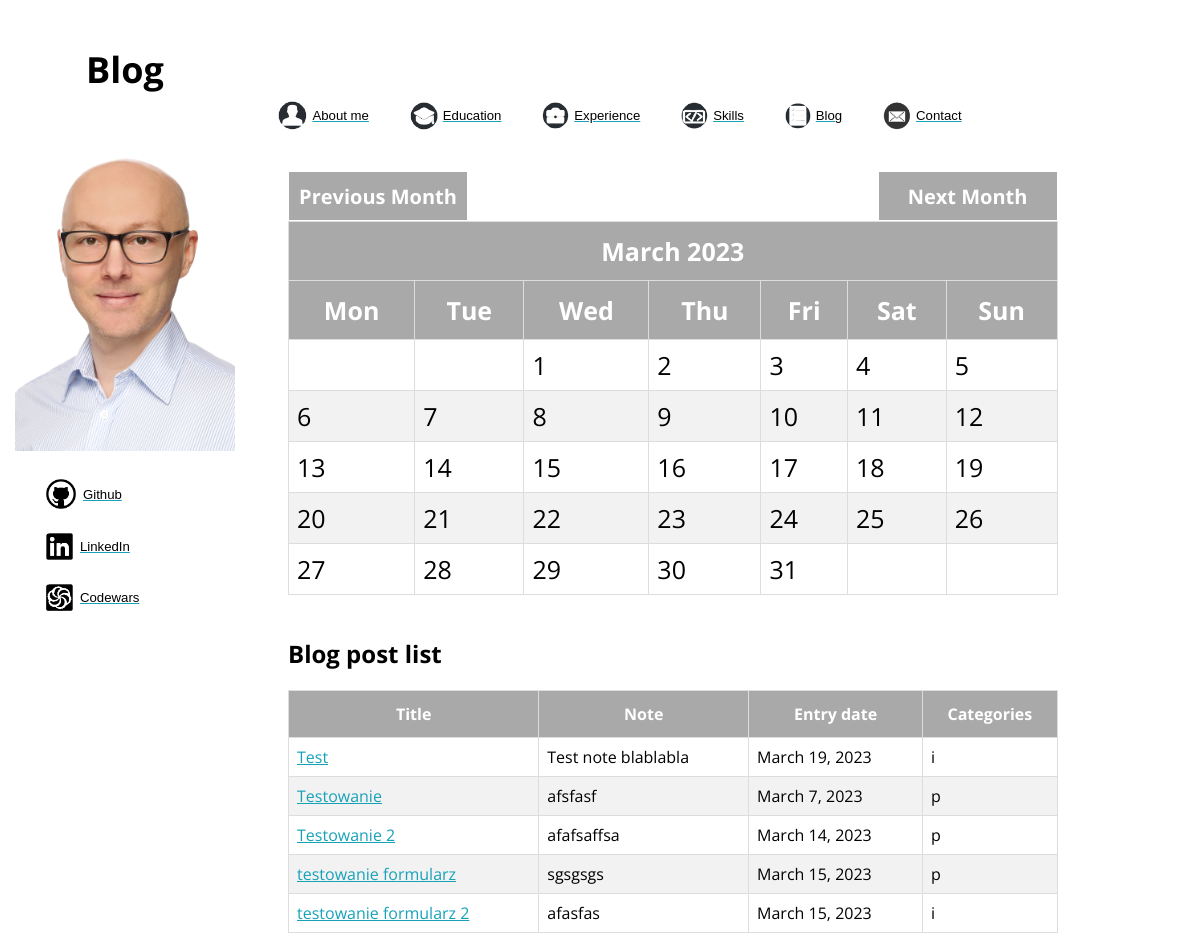
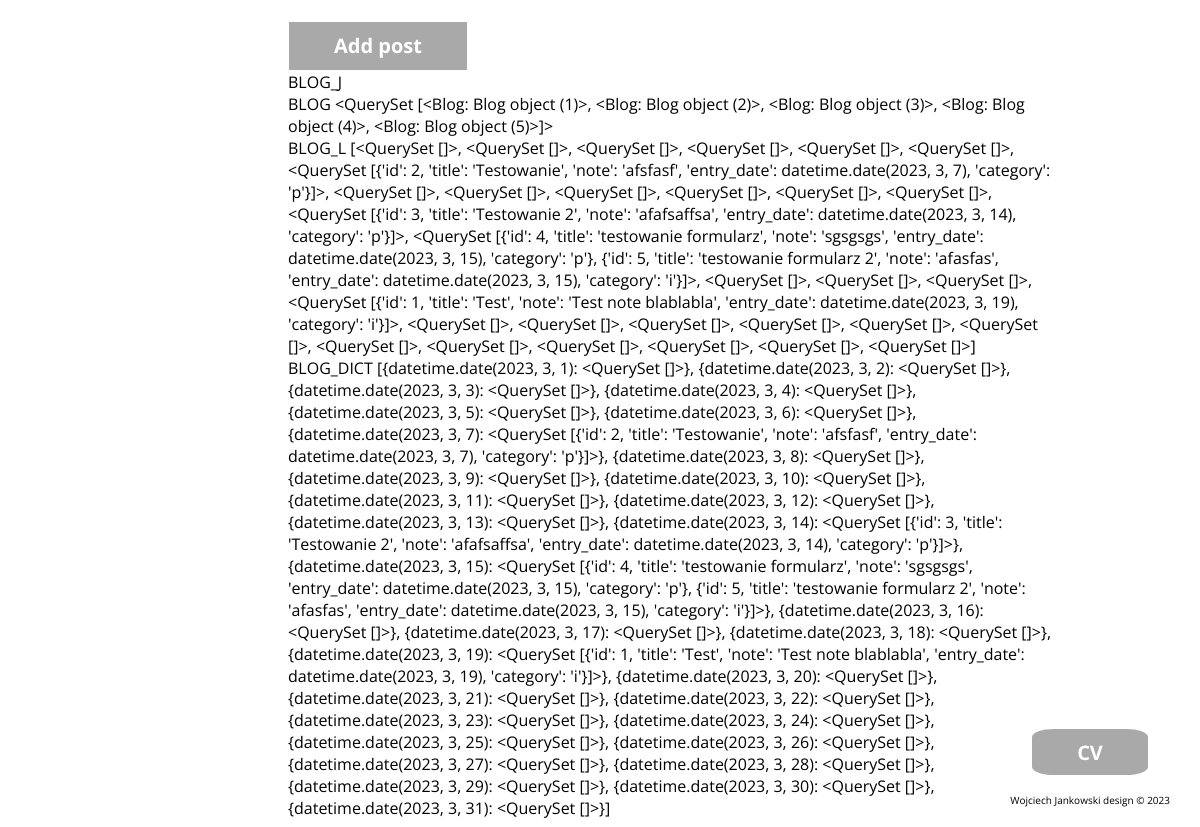
The page /blog/calendar_current/ on the database its author committed (2 pictures, top to bottom).
### blog/models.py (models this page shows)
class Blog(models.Model):
    title = models.CharField(max_length=200)
    note = models.TextField()
    entry_date = models.DateField()
    category = models.CharField(max_length=1, choices=(("p", "programming"), ("i", "interests"), ("l", "life")))
    class Meta:
        verbose_name = "Blog"
        verbose_name_plural = "Blog"

### blog/views.py (the view)
# urls.py: path("calendar_current/", views.calendar_current, name="calendar_current"),
def calendar_current(request):
    month = datetime.now().month
    year = datetime.now().year
    cal = HTMLCalendar().formatmonth(year, month)
    days = []
    for i in range(1, 32):
        try:
            day = date(int(year), int(month), int(i))
            days.append(day)
        except ValueError:
            break
    blog = Blog.objects.all()
    blog_l = []
    for day in days:
        blog_date = Blog.objects.filter(entry_date=day).values()
        blog_l.append(blog_date)
    date_blog_dict = [{k: v} for k, v in zip(days, blog_l)]
    prev = None
    next = None
    if month > 1:
        prev = f'{year}/{month - 1}'
    elif month == 1:
        prev = f"{year - 1}/{month + 11}"
    if month < 12:
        next = f'{year}/{month + 1}'
    elif month == 12:
        next = f"{year + 1}/{month - 11}"
    ctx = {"year": year,
           "month": month,
           "cal": cal,
           "prev": prev,
           "next": next,
           "days": days,
           "blog": blog,
           "blog_l": blog_l,
           "date_blog_dict": date_blog_dict,
           }
    return render(request=request, template_name="blog/calendar_current.html", context=ctx)

### blog/templates/blog/calendar_current.html (shortened to what this page needs)
{% extends "aboutme/base.html" %}
{% load static %}
{% block header %}
<div class="vertical">
    <h1 class="page_name">Blog</h1>
    <img id="face" src="{% static 'aboutme/images/face.png' %}">
    {% include "aboutme/left_menu.html" %}
</div>
<header>
    {% include "aboutme/header_menu.html" %}
</header>
{% endblock %}
{% block main_content %}
<div class="container">
      {% include 'blog/calendar_block.html' %}
        </div>
{% endblock %}

### blog/templates/blog/calendar_block.html (shortened to what this page needs)
{% load static %}
<a href="{% url 'calendar_current' %}{{ prev }}">
    <button class="next" style="display:inline-block;">Previous Month</button></a>
<a href="{% url 'calendar_current' %}{{ next }}">
    <button class="next" style="float:right;">Next Month</button></a>
    <div class="cal">
    {{ cal|safe}}
        <br>
        <h2>Blog post list</h2>
<table id="data">
    <thead>
      <tr><th>Title</th><th>Note</th><th>Entry date</th><th>Categories</th></tr>
      </thead>
      <tbody>
      {% for post in blog %}
         <tr>
             <td><a href="{% url 'post_detail' post.id %}">{{ post.title }}</td>
             <td>{{ post.note }}</td>
             <td>{{ post.entry_date }} </a> </td>
             <td>{{ post.category }}</td>
         </tr>
      {% endfor %}
      </tbody>
  </table>
        <br>
        <a href="{% url 'post_create' %}">
    <button class="next" style="display:inline-block;">Add post</button></a>
        <br>
        BLOG_J
        <br>
                BLOG
        {{ blog }}
        <br>
        BLOG_L
        {{ blog_l }}
        <br>
        BLOG_DICT
        {{ date_blog_dict }}
    <a href="{% static 'aboutme/files/cv.pdf' %}"><button class="button">CV</button></a>

### aboutme/static/aboutme/css/style.css (style rules this page uses)
html { font-family: 'Open Sans', sans-serif; }
body { background-size: 100% 100%; background-repeat: no-repeat; background-position: top; background-attachment: fixed; }
h1 { display: flex; margin-top: 50; position: relative; align-items: center; justify-content: space-around; width: 250px; text-align: center; }
header { margin-top: 100px; margin-left: 250px; margin-right: 210px; top: 50; padding: 0%; position: relative; }
.vertical { position: absolute; position: fixed; height: 100%; width: 250px; top: 0; left: 0; align-items: center; }
.page_name { margin-top: 45px; font-size: 3vw; }
#face { margin-top: 15px; margin-left: 15px; max-width: 220px; height:auto; align-items: center; }
.button { position: fixed; bottom: 50px; right: 50px; background-color: darkgrey; border: 2px solid white; border-radius: 20%; width: 120px; height: 50px; font-size: 20px; color: white; font-weight: bold; cursor: pointer; transition: all 0.25s; font-family: 'Open Sans', sans-serif; }
.next { background-color: darkgrey; border: 1px solid white; width: 180px; height: 50px; font-size: 20px; color: white; font-weight: bold; cursor: pointer; transition: all 0.25s; font-family: 'Open Sans', sans-serif; }
.container { width: 65%; height: auto; margin-left:280px; margin-top:40px; }
#data { border-collapse: collapse; width: 100%; border-radius: 10%; }
#data td, #data th { border: 1px solid #ddd; padding: 8px; }
#data tr:nth-child(even) { background-color: #f2f2f2; }
#data th { padding-top: 12px; padding-bottom: 12px; text-align: center; background-color: darkgrey; color: white; }
.month { font-size: 25px; }
a { color: #17a2b8; }
.month { border-collapse: collapse; width: 100%; }
.month td, .month th { border: 1px solid #ddd; padding: 8px; }
.month tr:nth-child(even) { background-color: #f2f2f2; }
.month th { padding-top: 12px; padding-bottom: 12px; text-align: center; background-color: darkgrey; color: white; }

### rows shown on the page
Blog: title "Test", note "Test note blablabla", entry_date "March 19, 2023", category "i", id "<QuerySet [<Blog: Blog object (1)>, <Blog: Blog object (2)>, <Blog: Blog object (3)>, <Blog: Blog object (4)>, <Blog: Blog object (5)>]>"
Blog: title "Testowanie", note "afsfasf", entry_date "March 7, 2023", category "p"
Blog: title "Testowanie 2", note "afafsaffsa", entry_date "March 14, 2023", category "p"
Blog: title "testowanie formularz", note "sgsgsgs", entry_date "March 15, 2023", category "p"
Blog: title "testowanie formularz 2", note "afasfas", entry_date "March 15, 2023", category "i"

### other values the page prints
{{ cal|safe }} "March 2023 Mon Tue Wed Thu Fri Sat Sun 1 2 3 4 5 6 7 8 9 10 11 12 13 14 15 16 17 18 19 20 21 22 23 24 25 26 27 28 29 30 31"
